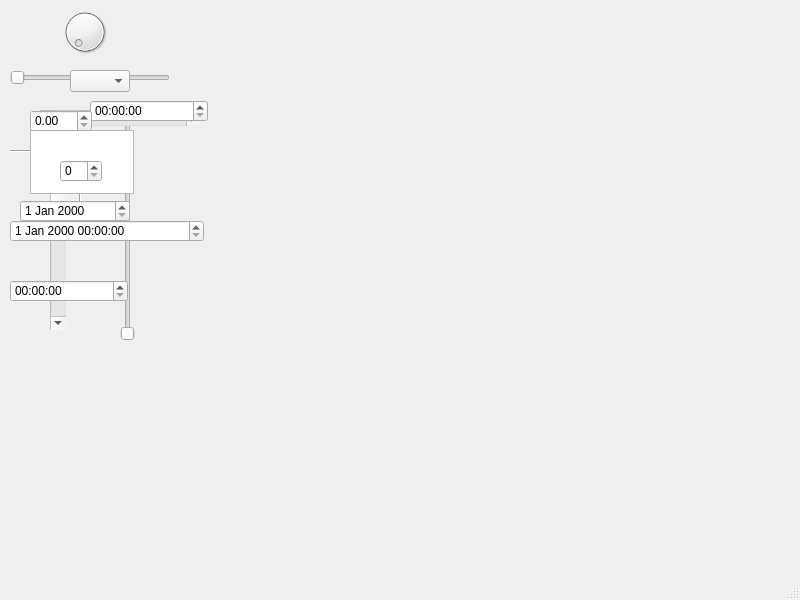
<?xml version="1.0" encoding="UTF-8"?>
<ui version="4.0">
 <class>MainWindow</class>
 <widget class="QMainWindow" name="MainWindow">
  <property name="geometry">
   <rect>
    <x>0</x>
    <y>0</y>
    <width>800</width>
    <height>600</height>
   </rect>
  </property>
  <property name="windowTitle">
   <string>MainWindow</string>
  </property>
  <widget class="QWidget" name="centralwidget">
   <widget class="Line" name="line">
    <property name="geometry">
     <rect>
      <x>70</x>
      <y>150</y>
      <width>21</width>
      <height>61</height>
     </rect>
    </property>
    <property name="orientation">
     <enum>Qt::Vertical</enum>
    </property>
   </widget>
   <widget class="Line" name="line_2">
    <property name="geometry">
     <rect>
      <x>10</x>
      <y>150</y>
      <width>118</width>
      <height>3</height>
     </rect>
    </property>
    <property name="orientation">
     <enum>Qt::Horizontal</enum>
    </property>
   </widget>
   <widget class="QSlider" name="verticalSlider">
    <property name="geometry">
     <rect>
      <x>120</x>
      <y>110</y>
      <width>16</width>
      <height>231</height>
     </rect>
    </property>
    <property name="orientation">
     <enum>Qt::Vertical</enum>
    </property>
   </widget>
   <widget class="QSlider" name="horizontalSlider">
    <property name="geometry">
     <rect>
      <x>10</x>
      <y>70</y>
      <width>160</width>
      <height>16</height>
     </rect>
    </property>
    <property name="orientation">
     <enum>Qt::Horizontal</enum>
    </property>
   </widget>
   <widget class="QScrollBar" name="verticalScrollBar">
    <property name="geometry">
     <rect>
      <x>50</x>
      <y>170</y>
      <width>16</width>
      <height>160</height>
     </rect>
    </property>
    <property name="orientation">
     <enum>Qt::Vertical</enum>
    </property>
   </widget>
   <widget class="QDial" name="dial">
    <property name="geometry">
     <rect>
      <x>60</x>
      <y>0</y>
      <width>50</width>
      <height>64</height>
     </rect>
    </property>
   </widget>
   <widget class="QScrollBar" name="horizontalScrollBar">
    <property name="geometry">
     <rect>
      <x>40</x>
      <y>110</y>
      <width>160</width>
      <height>16</height>
     </rect>
    </property>
    <property name="orientation">
     <enum>Qt::Horizontal</enum>
    </property>
   </widget>
   <widget class="QDateTimeEdit" name="dateTimeEdit">
    <property name="geometry">
     <rect>
      <x>10</x>
      <y>220</y>
      <width>194</width>
      <height>22</height>
     </rect>
    </property>
   </widget>
   <widget class="QDateEdit" name="dateEdit">
    <property name="geometry">
     <rect>
      <x>20</x>
      <y>200</y>
      <width>110</width>
      <height>22</height>
     </rect>
    </property>
   </widget>
   <widget class="QSpinBox" name="spinBox">
    <property name="geometry">
     <rect>
      <x>40</x>
      <y>150</y>
      <width>42</width>
      <height>22</height>
     </rect>
    </property>
   </widget>
   <widget class="QTextEdit" name="textEdit">
    <property name="geometry">
     <rect>
      <x>30</x>
      <y>130</y>
      <width>104</width>
      <height>64</height>
     </rect>
    </property>
   </widget>
   <widget class="QSpinBox" name="spinBox_2">
    <property name="geometry">
     <rect>
      <x>60</x>
      <y>160</y>
      <width>42</width>
      <height>22</height>
     </rect>
    </property>
   </widget>
   <widget class="QTimeEdit" name="timeEdit">
    <property name="geometry">
     <rect>
      <x>90</x>
      <y>100</y>
      <width>118</width>
      <height>22</height>
     </rect>
    </property>
   </widget>
   <widget class="QDoubleSpinBox" name="doubleSpinBox">
    <property name="geometry">
     <rect>
      <x>30</x>
      <y>110</y>
      <width>62</width>
      <height>22</height>
     </rect>
    </property>
   </widget>
   <widget class="QComboBox" name="comboBox">
    <property name="geometry">
     <rect>
      <x>70</x>
      <y>70</y>
      <width>60</width>
      <height>22</height>
     </rect>
    </property>
   </widget>
   <widget class="QTimeEdit" name="timeEdit_2">
    <property name="geometry">
     <rect>
      <x>10</x>
      <y>280</y>
      <width>118</width>
      <height>22</height>
     </rect>
    </property>
   </widget>
  </widget>
  <widget class="QMenuBar" name="menubar">
   <property name="geometry">
    <rect>
     <x>0</x>
     <y>0</y>
     <width>800</width>
     <height>18</height>
    </rect>
   </property>
  </widget>
  <widget class="QStatusBar" name="statusbar"/>
 </widget>
 <resources/>
 <connections/>
</ui>
